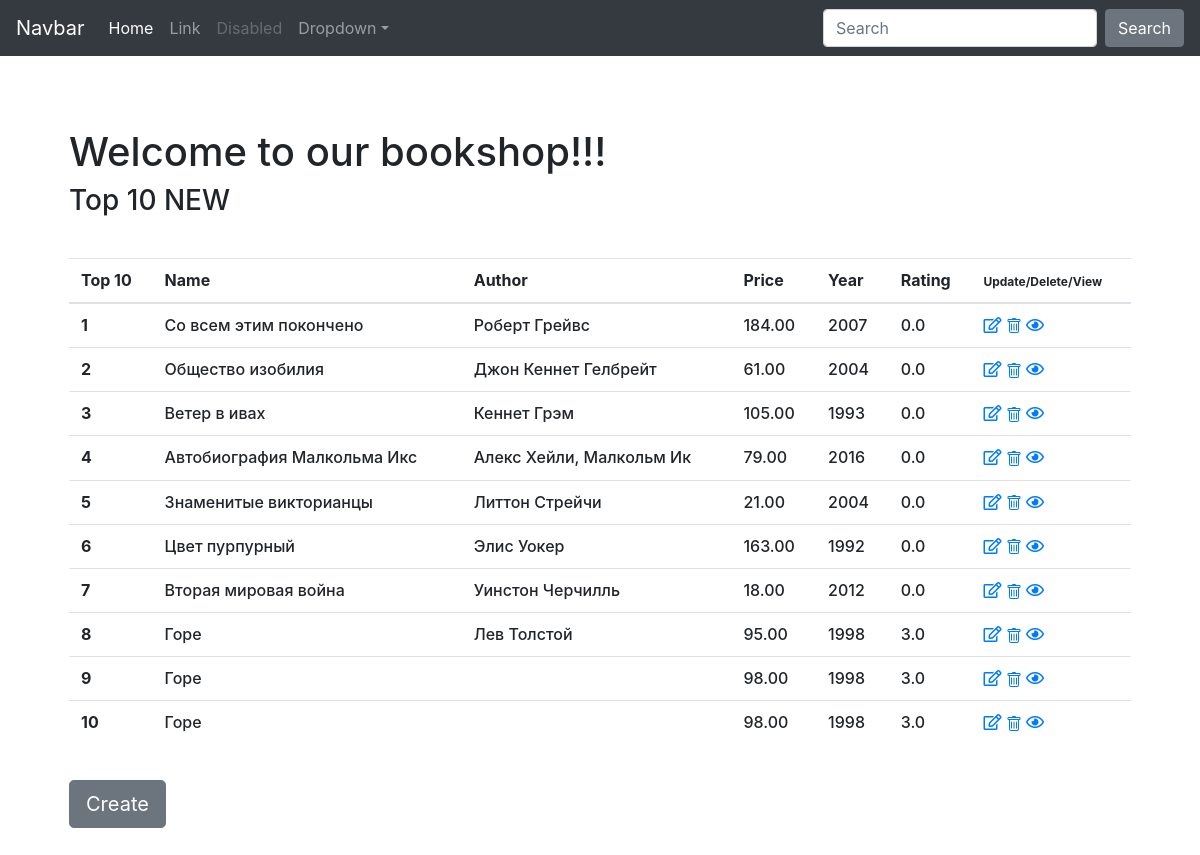
/, run on an earlier commit of the app's database.
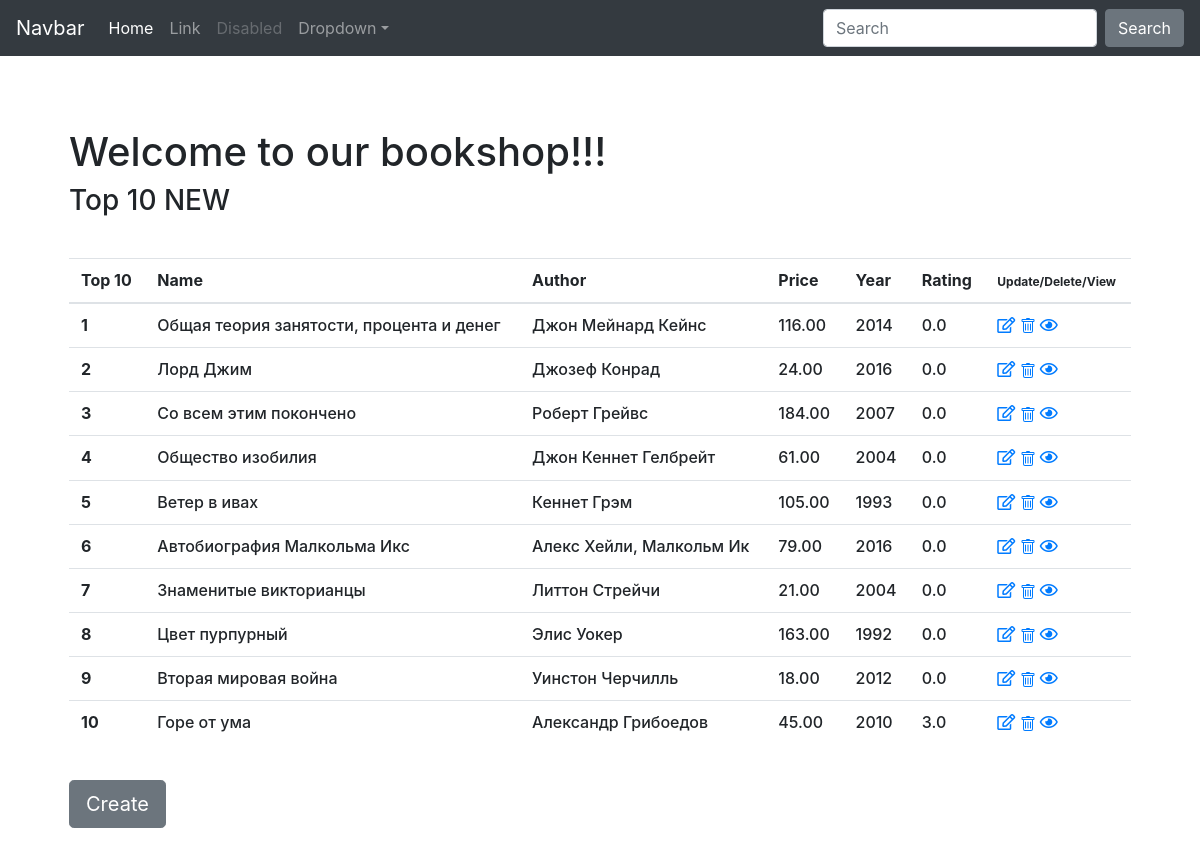
And on a later commit of the database.
### book/models.py (models this page shows, shortened)
class Book(models.Model):
    name = models.CharField(
        "Название Книги",
        max_length=100,
        blank=False,
        null=False
    )
    photo = models.ImageField(
        verbose_name='Фото обложки',
        upload_to='media/',
        height_field=100,
        width_field=100,
        blank=True,
        null=True
    )
    @property
    def author_names(self) -> str:
        return ', '.join(str(author) for author in self.authors.all())
    authors = models.ManyToManyField(
        'handbook.Author',
        verbose_name='Автор/Авторы книги'
    )
    price = models.DecimalField(
        verbose_name='Цена (BYN)',
        default=0,
        max_digits=10,
        decimal_places=2
    )
    year = models.IntegerField(
        verbose_name='Год издания',
        validators=[MaxValueValidator(3000), MinValueValidator(0)]
    )
    seria = models.ForeignKey(
        'handbook.BookSeria',
        verbose_name='Серия книги',
        on_delete=models.PROTECT
    )
    genres = models.ManyToManyField(
        'handbook.BookGenre',
        verbose_name='Жанр/Жанры книги'
    )
    publishing = models.ForeignKey(
        'handbook.PublishingHouse',
        verbose_name='Издательство',
        on_delete=models.PROTECT
    )
    pages = models.IntegerField(
        verbose_name='Кол-во страницы',
        validators=[MinValueValidator(1)]
    )
    cover = models.CharField(
        verbose_name='Переплёт',
        max_length=2,
        choices=TypeCover.choices,
        default=TypeCover.HARDCOVER,
    )
    size = models.CharField(
        verbose_name='Формат',
        max_length=50,
        validators=[RegexValidator(
            regex=r'\d{2,3}x\d{2,3}/\d{2,3}',
            message='Формат: 120x80/32'
        )],
        blank=True,
        null=True
    )
    isbn = models.CharField(
        verbose_name='ISBN',
        max_length=17,
        blank=True,
        null=True
    )
    weight = models.IntegerField(
        verbose_name='Вес (гр.)',
        blank=True,
        null=True
    )
    restrictions = models.CharField(
        verbose_name='Возрастные ограничения',
        max_length=3,
        choices=AgeRestictions.choices,
        default=AgeRestictions.ZERO
    )
    book_amount = models.IntegerField(
        verbose_name='Количество книг в наличии',
        validators=[MinValueValidator(0)]
    )
    created_at = models.DateTimeField(
        editable=False,
        auto_now_add=True
    )
    modified_at = models.DateTimeField(
        editable=False,
        auto_now=True
    )
    available = models.BooleanField(
        editable=False,
        default=True
    )
    rating = models.FloatField(
        verbose_name='Рейтинг',
        validators=[MinValueValidator(0), MaxValueValidator(10)],
        default=0
    )

### handbook/models.py (models this page shows)
class Author(models.Model):  # Авторы книги (может содержать несколько авторов.
    name = models.CharField(
        'Автор книги',
        max_length=50
    )
    description = models.TextField(
        'Автор книги из справочника',
        blank=True,
        null=True
    )
    def __str__(self):
        return self.name

### handbook/views.py (the view)
# urls.py: path('', views.ShowBooksView.as_view()),
class ShowBooksView(ListView):
    template_name='handbook/book_list.html'
    model = Book
    def get_queryset(self):
        return list(super().get_queryset())[-10:]

### handbook/templates/handbook/book_list.html (shortened to what this page needs)
{% load static %}
{% load crispy_forms_tags %}
<!doctype html>
<html lang="en">
  <head>
    <link rel="stylesheet" href="https://pro.fontawesome.com/releases/v5.10.0/css/all.css"/>
    <link rel="stylesheet" href="https://cdn.jsdelivr.net/npm/bootstrap@4.5.3/dist/css/bootstrap.min.css">
    <link href="{% static "starter-template.css" %}" rel="stylesheet">
  </head>
  <body>
    <nav class="navbar navbar-expand-md navbar-dark bg-dark fixed-top">
        <a class="navbar-brand" href="#">Navbar</a>
        <div class="collapse navbar-collapse" id="navbarsExampleDefault">
          <ul class="navbar-nav mr-auto">
            <li class="nav-item active">
              <a class="nav-link" href="#">Home <span class="sr-only">(current)</span></a>
            </li>
            <li class="nav-item">
              <a class="nav-link" href="#">Link</a>
            </li>
            <li class="nav-item">
              <a class="nav-link disabled" href="#" tabindex="-1" aria-disabled="true">Disabled</a>
            </li>
            <li class="nav-item dropdown">
              <a class="nav-link dropdown-toggle" href="#" id="dropdown01" data-toggle="dropdown" aria-haspopup="true" aria-expanded="false">Dropdown</a>
            </li>
          </ul>
          <form class="form-inline my-2 my-lg-0">
            <input class="form-control mr-sm-2" type="text" placeholder="Search" aria-label="Search">
            <button class="btn btn-secondary my-2 my-sm-0" type="submit">Search</button>
          </form>
        </div>
      </nav>
      <main role="main" class="container">
        <div class="starter-template">
          <h1>Welcome to our bookshop!!!</h1>
          <h3>Top 10 NEW </h3>
          <br>
          <h6>
          <table class="table table-hover">
            <thead>
              <tr>
                <th scope="col">Top 10</th>
                <th scope="col">Name</th>
                <th scope="col">Author</th>
                <th scope="col">Price</th>
                <th scope="col">Year</th>
                <th scope="col">Rating</th>
                <th scope="col" style="font-size: 9pt;">Update/Delete/View</th>
              </tr>
            </thead>
            <tbody>
            <h6 style="font-size: small;">{% for book in object_list %}</h6>
              <tr>
                <th scope="row">{{ forloop.counter }}</th>
                <td>{{ book.name }}</td>
                <td>{{ book.author_names }}</td>
                <td>{{ book.price }}</td>
                <td>{{ book.year }}</td>
                <td>{{ book.rating }}</td>
                <td><a href="{% url 'update_book' book.pk %}"><i class="far fa-edit"></i></a>
                    <a href="{% url 'delete_book' book.pk %}">
                        </a>
                    <a href="{% url 'book_view' book.pk %}"><i class="far fa-eye"></i></a>
                </td>
              </tr>
            {% endfor %}
          <br>
          <a href="/book/createview/"><button type="button" class="btn btn-secondary btn-lg">Create</button>
        </div>
  </body>
</html>

What changed in the data, as far as the page shows it:
removed Book: name "Горе", author_names "Лев Толстой", price "95.00", year "1998", rating "3.0"
removed Book: name "Горе", price "98.00", year "1998", rating "3.0"
removed Book: name "Горе", price "98.00", year "1998", rating "3.0"
now on this page (row unchanged): Book: name "Общая теория занятости, процента и денег", author_names "Джон Мейнард Кейнс", price "116.00", year "2014", rating "0.0"
now on this page (row unchanged): Book: name "Лорд Джим", author_names "Джозеф Конрад", price "24.00", year "2016", rating "0.0"
added Book: name "Горе от ума", author_names "Александр Грибоедов", price "45.00", year "2010", rating "3.0"
